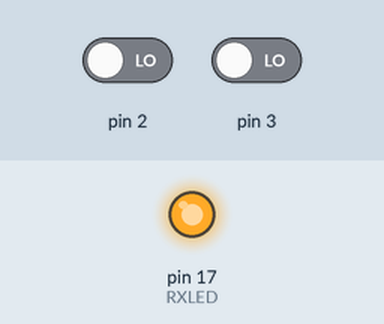
A sketch run on a simulated Arduino Leonardo, built with avr-gcc and run on an emulated ATmega32U4. On the bench: output pins drawn as LEDs (lit = HIGH). Inputs (shaded band) come from the test bench; at power-on: pin 2 LOW, pin 3 LOW.

Above: at 0.1 s.
Timing chart, 0 to 1.6 s (numbered marks = the images above):
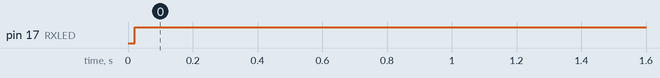

Measured:
- by itself, pin 17 (RXLED): LOW → HIGH at 0.02 s

The sketch:

leavemeeting.ino
```cpp
#include<Keyboard.h>

const int NUMBUTTONS = 1;
const int MINBUTTON = 2;
const int MAXBUTTON = 21;
const int RXLED = 17;
int pressed[] = {0, 0, 0, 0, 0, 0, 0, 0, 0, 0, 0, 0, 0, 0, 0};

boolean validButton(int i) {
  return i <= MINBUTTON+NUMBUTTONS && i <= MAXBUTTON;
}

void setup() {
  for (int i=MINBUTTON; validButton(i); ++i) {
    pinMode(i, INPUT);
  }
  pinMode(RXLED, OUTPUT);
  Serial.begin(9600);
}

boolean buttonPressed(int pin) {
  if (digitalRead(pin) == HIGH) {
    delay(10);
    if (digitalRead(pin) == HIGH) {
      if (!pressed[pin]) {
        pressed[pin] = 1;
        return true;
      }
    }
  }
  return false;
}

boolean buttonReleased(int pin) {
  if (digitalRead(pin) == LOW) {
    delay(10);
    if (digitalRead(pin) == LOW) {
      if (pressed[pin]) {
        pressed[pin] = 0;
        return true;
      }
    }
  }
  return false;
}

void doPressedAction(int pin) {
  switch(pin) {
    case 2:
    // Uncomment the following if you want to trigger action on press
    Keyboard.press(KEY_LEFT_ALT);
    Keyboard.press(KEY_F4);
    delay(100);
    Keyboard.releaseAll();
    break;
  }
}

void doReleasedAction(int pin) {
  switch(pin) {
    case 2:
    // Uncomment the following if you want to trigger action on release
    //Keyboard.press(KEY_LEFT_ALT);
    //Keyboard.press(KEY_F4);
    //delay(100);
    //Keyboard.releaseAll();
    break;
  }
}

void loop() {
  for (int i=MINBUTTON; validButton(i); ++i) {
    if (buttonPressed(i)) {
      doPressedAction(i);
    }
    if (buttonReleased(i)) {
      doReleasedAction(i);
    }
  }
  digitalWrite(RXLED, HIGH);
}
```
